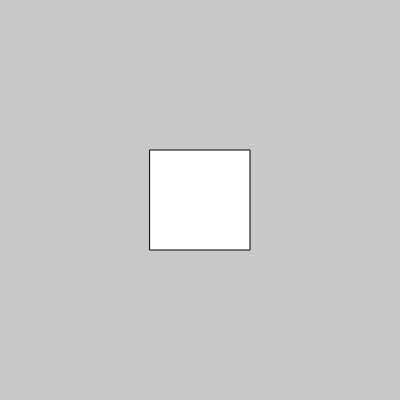
Frame 1 (no input)
Frame 60 (no input): identical to frame 1, image omitted
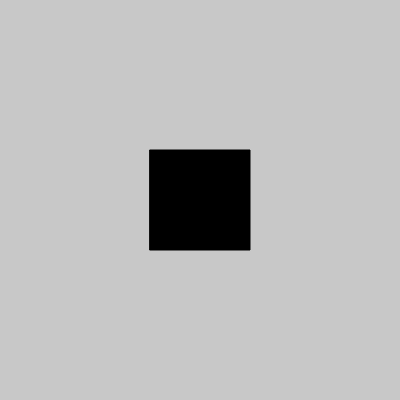
Frame 120 (the mouse pressed at the canvas centre since frame 60)

The p5.js sketch that drew these frames (run headless with seeded random() and noise() and a simulated clock; from frame 60 on, the mouse is pressed at the canvas centre):

// p5.js sketch
// ── sketch.js
function setup() {
  createCanvas(400, 400);
}

function draw() {
  background(200);
  
  let buttonX = 150;
  let buttonY = 150;
  let buttonSize = 100;
  
  let insideButton = mouseX > buttonX && mouseX < buttonX + buttonSize && mouseY > buttonY && mouseY < buttonY + buttonSize;

  if (insideButton && mouseIsPressed) {
    fill(0);
  } else if (insideButton) {
    fill(255, 255, 0);
  } else {
    fill(255);
  }
  
  rect(buttonX, buttonY, buttonSize, buttonSize);
}
